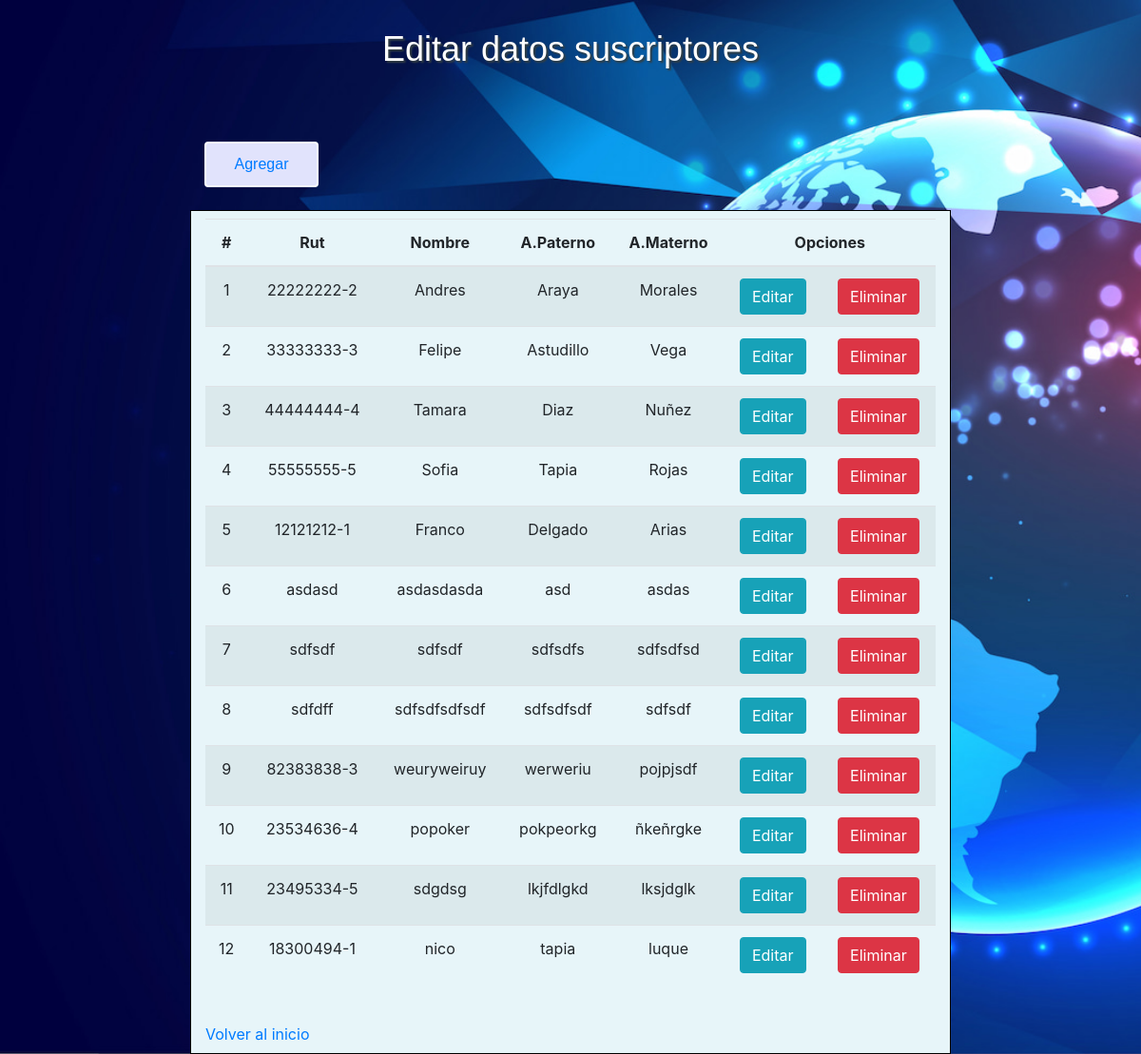
/suscripciones/crud (signed in), run on the app's committed database.
### suscripciones/models.py (models this page shows, shortened)
class Suscriptor(models.Model):
    rut = models.CharField(primary_key=True, max_length=10)
    nombre = models.CharField(max_length=20)
    apellido_paterno = models.CharField(max_length=20)
    apellido_materno = models.CharField(max_length=20)
    fecha_nacimiento = models.DateField(blank=False, null=False)
    id_genero = models.ForeignKey('Genero',on_delete=models.CASCADE, db_column='idGenero')
    telefono = models.CharField(max_length=45)
    email = models.EmailField(unique=True, max_length=100, blank=True, null=True)
    direccion = models.CharField(max_length=50, blank=True, null=True)
    activo = models.IntegerField()

### suscripciones/views.py (the view)
# urls.py: path('crud', views.crud, name='crud'),
@login_required
def crud(request):
    suscripciones= Suscriptor.objects.all()
    context = {'suscripciones': suscripciones}
    return render(request, 'suscripciones/suscripcion_list.html', context)

### suscripciones/templates/suscripciones/suscripcion_list.html (shortened to what this page needs)
{% load static %}
<!DOCTYPE html>
<html lang="en">
<head>
    <link rel="stylesheet" href="https://cdn.jsdelivr.net/npm/bootstrap@4.5.3/dist/css/bootstrap.min.css"
>
    <link rel="stylesheet" href="../../static/css/suscripcion_list.css">
</head>
<body>
        <div class="header">
            <h2>Editar datos suscriptores</h2>
        </div>
        <br>
        <br>
        <button type="button">
            <a href="{% url 'suscripcionesAdd' %}"> Agregar </a>
        </button>
        <br>
        <div class="col-sm-12 col-md-6 col-lg-8 col-xl-8" id="table-container">
            <div class="table-responsive py-2">
                <table class="table table-striped">
                    <thead>
                        <tr>
                            <th>#</th>
                            <th>Rut</th>
                            <th>Nombre</th>
                            <th>A.Paterno</th>
                            <th>A.Materno</th>
                            <th colspan="2">Opciones</th>
                        </tr>
                    </thead>
                    <tbody>
                        {% for x in suscripciones %}
                        <tr>
                            <td>{{forloop.counter}}</td>
                            <td>{{ x.rut }}</td>
                            <td>{{ x.nombre }}</td>
                            <td>{{ x.apellido_paterno }}</td>
                            <td>{{ x.apellido_materno }}</td>
                            <td><a href="{% url 'suscripciones_findEdit' pk=x.rut %}" class="btn btn-info">Editar</a></td>
                            <td><a href="{% url 'suscripciones_del' pk=x.rut %}" class="btn btn-danger btnEliminacion">Eliminar</a></td>
                        </tr>
                        {% endfor %}
                    </tbody>
                </table>
            <br>
                <a href="base">Volver al inicio</a>
            <br>
            </div>
        </div>
</body>
</html>

### suscripciones/static/css/suscripcion_list.css (style rules this page uses)
.header h2 { font-size: 36px; font-family: sans-serif; text-align: center; text-shadow: 2px 2px 2px rgb(51, 62, 65); margin-top: 30px; color: white; }
th, td { text-align: center; vertical-align: middle; }
* { margin: 0; padding: 0; box-sizing: border-box; }
#table-container { background-color: rgb(231, 245, 249); border: 1px solid black; margin: 0 auto; }
body { justify-content: center; align-items: center; min-height: 100vh; background: url(../../static/img/fondo-login.jpg) no-repeat; background-size: cover; background-position: center; }
button { background-color: #e1e3fc; border: 2px solid #ffffff; color:rgb(234, 243, 255); border-radius: 4px; display: block; font-family: sans-serif; font-size: 16px; padding: 10px; margin-top: 20px; margin-left: 215px; width: 10%; }

### data on the page
Suscriptor: rut "22222222-2", nombre "Andres", apellido_paterno "Araya", apellido_materno "Morales"
Suscriptor: rut "33333333-3", nombre "Felipe", apellido_paterno "Astudillo", apellido_materno "Vega"
Suscriptor: rut "44444444-4", nombre "Tamara", apellido_paterno "Diaz", apellido_materno "Nuñez"
Suscriptor: rut "55555555-5", nombre "Sofia", apellido_paterno "Tapia", apellido_materno "Rojas"
Suscriptor: rut "12121212-1", nombre "Franco", apellido_paterno "Delgado", apellido_materno "Arias"
Suscriptor: rut "asdasd", nombre "asdasdasda", apellido_paterno "asd", apellido_materno "asdas"
Suscriptor: rut "sdfsdf", nombre "sdfsdf", apellido_paterno "sdfsdfs", apellido_materno "sdfsdfsd"
Suscriptor: rut "sdfdff", nombre "sdfsdfsdfsdf", apellido_paterno "sdfsdfsdf", apellido_materno "sdfsdf"
Suscriptor: rut "82383838-3", nombre "weuryweiruy", apellido_paterno "werweriu", apellido_materno "pojpjsdf"
Suscriptor: rut "23534636-4", nombre "popoker", apellido_paterno "pokpeorkg", apellido_materno "ñkeñrgke"
Suscriptor: rut "23495334-5", nombre "sdgdsg", apellido_paterno "lkjfdlgkd", apellido_materno "lksjdglk"
Suscriptor: rut "18300494-1", nombre "nico", apellido_paterno "tapia", apellido_materno "luque"
